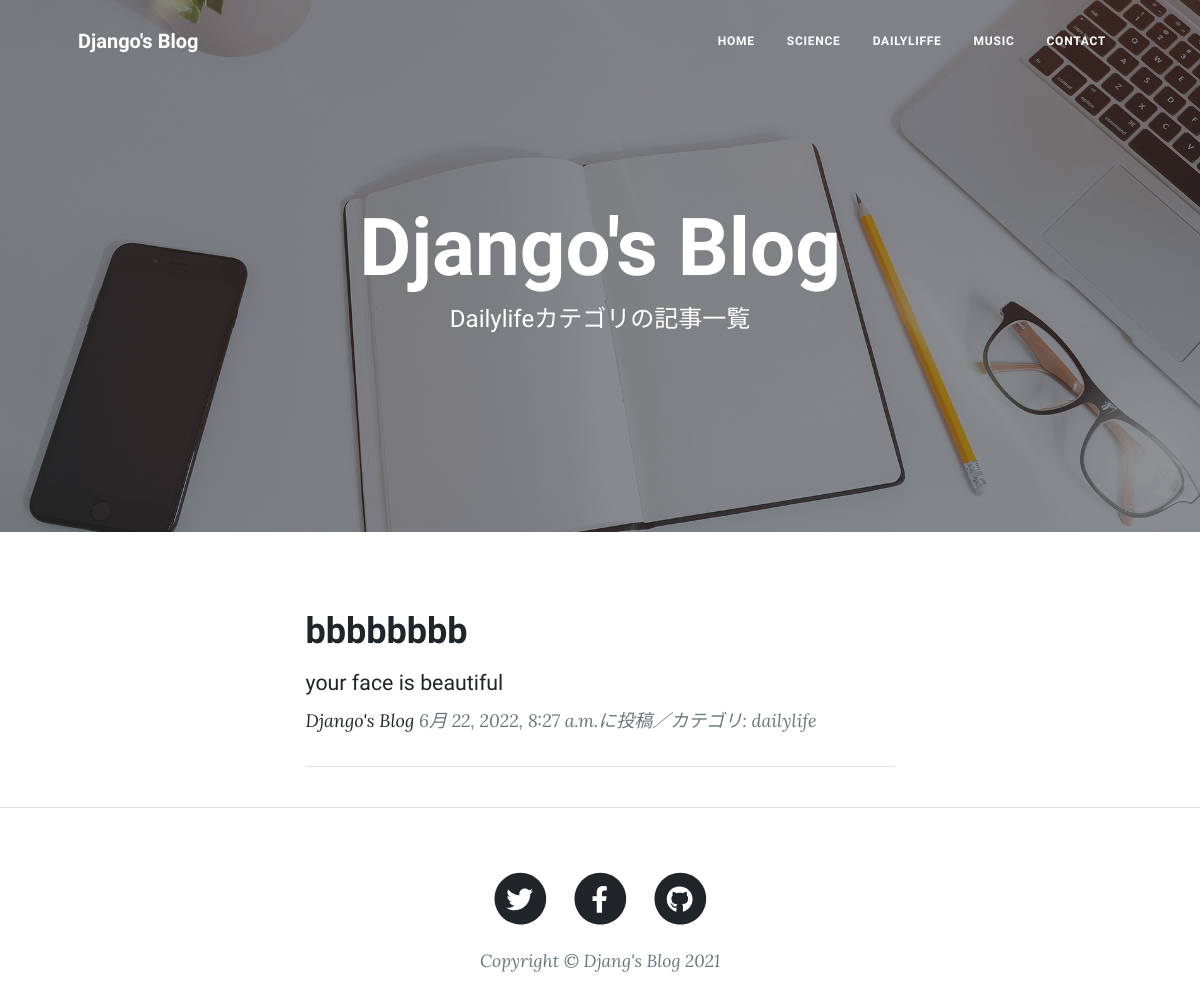
The page /dailylife-list/ on the database as committed earlier.
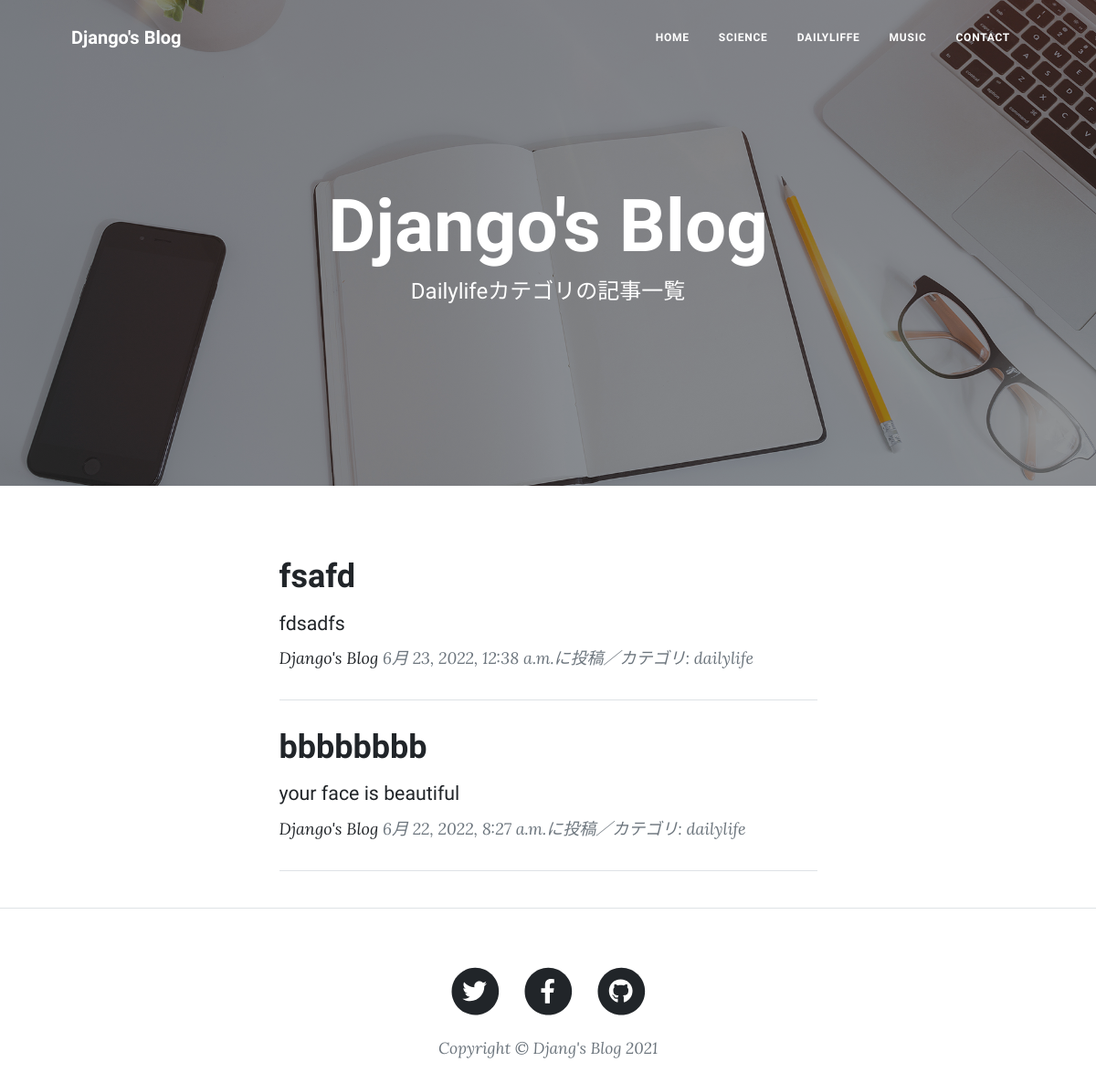
The same page on the database as committed later.
### blog/models.py (models this page shows, shortened)
class BlogPost(models.Model):
    CATEGORY = (('science', '科学のこと'), ('dailylife', '日常のこと'), ('music', '音楽のこと'))
    title = models.CharField(
        verbose_name='タイトル', # フィールドのタイトル
        max_length=200        # 最大文字数は200
        )
    content = models.TextField(
        verbose_name='本文'   # フィールドのタイトル
        )
    posted_at = models.DateTimeField(
        verbose_name='投稿日時', # フィールドのタイトル
        auto_now_add=True       # 日時を自動追加
        )
    category = models.CharField(
        verbose_name='カテゴリ', # フィールドのタイトル
        max_length=50,        # 最大文字数は50
        choices=CATEGORY
        )

### blog/views.py (the view)
# urls.py: path('dailylife-list/', views.DailylifeView.as_view(), name='dailylife_list'),
class DailylifeView(ListView):
    template_name ='dailylife_list.html'
    model = BlogPost
    context_object_name = 'dailylife_records'
    queryset = BlogPost.objects.filter(
        category='dailylife').order_by('-posted_at')
    paginate_by = 2

### blog/templates/dailylife_list.html (shortened to what this page needs)
{% extends 'base.html' %}
{% load static %}
  {% block header %}
  <header class="masthead"
          style="background-image: url({% static 'assets/img/home-bg.jpg' %})">
    <div class="container position-relative px-4 px-lg-5">
      <div class="row gx-4 gx-lg-5 justify-content-center">
        <div class="col-md-10 col-lg-8 col-xl-7">
          <div class="site-heading">
            <h1>Django's Blog</h1>
            <span class="subheading">Dailylifeカテゴリの記事一覧</span>
          </div>
        </div>
      </div>
    </div>
  </header>
  {% endblock %}
  {% block contents %}
  <div class="container px-4 px-lg-5">
    <div class="row gx-4 gx-lg-5 justify-content-center">
      <div class="col-md-10 col-lg-8 col-xl-7">
        {% for record in dailylife_records %}
        <div class="post-preview">
          <a href="{% url 'blog:blog_detail' record.pk %}">
            <h2 class="post-title">
              {{record.title}}
            </h2>
            <h3 class="post-subtitle">
              <span style="font-size : 16pt">
                {{record.content|truncatechars:50}}
              </span>
            </h3>
          </a>
          <p class="post-meta">
            <a href="#">Django's Blog</a>
            {{record.posted_at}}に投稿／カテゴリ:
            {{record.category}}</p>
        </div>
        <hr class="my-4" />
        {% endfor %}
      </div>
    </div>
  </div>
  <hr>
  {% endblock %}

Rows that differ between the two databases and show on the page:
added BlogPost: title "fsafd", content "fdsadfs", posted_at "6月 23, 2022, 12:38 a.m.", category "dailylife"
